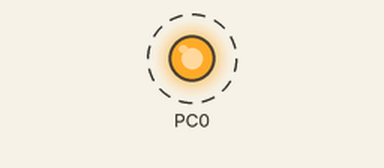
Bench run of a program on a simulated ATmega328P, built with avr-gcc and emulated at 8 MHz. Shown: output pins drawn as LEDs (lit = HIGH). Dashed ring = blinking.

Above: at 0.12 s.
Timing chart, 0 to 3.0 s (numbered marks = the images above):
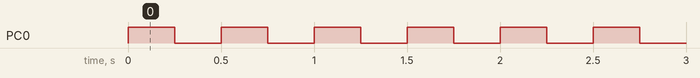

The program:

DA2TASK1_C.c
```c
/*
 * GccApplication1.c
 *
 * Created: 3/4/2016 1:33:49 PM
 *  Author: RODRIE2
 */

#define F_CPU 8000000UL	//setting frequency
#include <avr/io.h>
#include <util/delay.h>

int main(void)
{
	DDRC |= (1<<PORTC0);
	PORTC= 1;
    while(1)
    {
		_delay_us(250000);
		// 	PORTC ^= 1; INSTEAD OF THIS CRAP BELOW
		if (PORTC == 1)
		{
			PORTC = 0;
		}
		else
		{
			PORTC = 1;
		}
	}
return 0;
}
```

Measured:
- by itself, PC0: alternates HIGH for 0.25 s and LOW for 0.25 s
